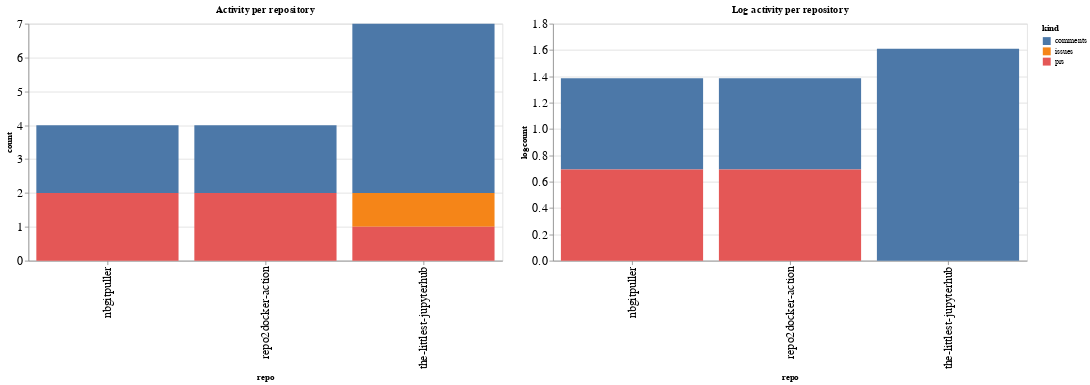

Notebook source saved alongside this figure:
### Code cell
ch1 = alt.Chart(repo_summaries, width=600, title="Activity per repository").mark_bar().encode(
    x='repo',
    y='count',
    color='kind',
    tooltip="kind"
)

ch2 = alt.Chart(repo_summaries, width=600, title="Log activity per repository").mark_bar().encode(
    x='repo',
    y='logcount',
    color='kind',
    tooltip="kind"
)

ch1 | ch2

### Figure 1 — Vega-Lite specification as saved in the notebook (floating-point values rounded to 4 significant figures)
{"config": {"axisLeft": {"labelFontSize": 15}, "axisBottom": {"labelFontSize": 15}}, "hconcat": [{"mark": "bar", "encoding": {"color": {"type": "nominal", "field": "kind"}, "tooltip": {"type": "nominal", "field": "kind"}, "x": {"type": "nominal", "field": "repo"}, "y": {"type": "quantitative", "field": "count"}}, "title": "Activity per repository", "width": 600}, {"mark": "bar", "encoding": {"color": {"type": "nominal", "field": "kind"}, "tooltip": {"type": "nominal", "field": "kind"}, "x": {"type": "nominal", "field": "repo"}, "y": {"type": "quantitative", "field": "logcount"}}, "title": "Log activity per repository", "width": 600}], "data": {"name": "data-dbb1e3faba0fb8d3e75ac48f1579f37b"}, "$schema": "https://vega.github.io/schema/vega-lite/v4.8.1.json", "datasets": {"data-dbb1e3faba0fb8d3e75ac48f1579f37b": [{"repo": "nbgitpuller", "kind": "comments", "count": 2, "logcount": 0.6931}, {"repo": "nbgitpuller", "kind": "prs", "count": 2, "logcount": 0.6931}, {"repo": "repo2docker-action", "kind": "comments", "count": 2, "logcount": 0.6931}, {"repo": "repo2docker-action", "kind": "prs", "count": 2, "logcount": 0.6931}, {"repo": "the-littlest-jupyterhub", "kind": "comments", "count": 5, "logcount": 1.609}, {"repo": "the-littlest-jupyterhub", "kind": "issues", "count": 1, "logcount": 0.0}, {"repo": "the-littlest-jupyterhub", "kind": "prs", "count": 1, "logcount": 0.0}]}}
